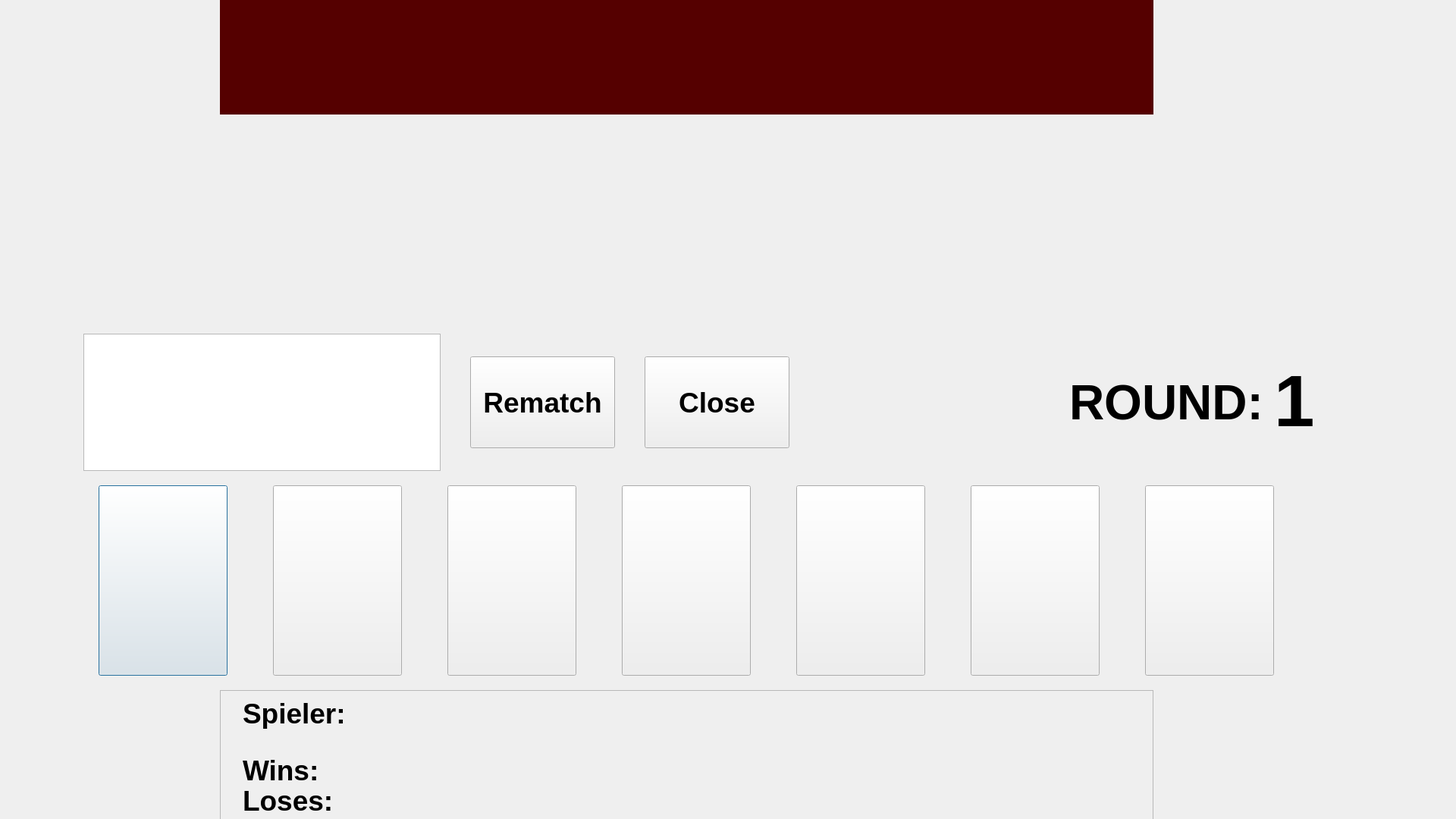
<?xml version="1.0" encoding="UTF-8"?>
<ui version="4.0">
 <class>Gladiatormain</class>
 <widget class="QDialog" name="Gladiatormain">
  <property name="geometry">
   <rect>
    <x>0</x>
    <y>0</y>
    <width>1920</width>
    <height>1080</height>
   </rect>
  </property>
  <property name="minimumSize">
   <size>
    <width>1280</width>
    <height>720</height>
   </size>
  </property>
  <property name="maximumSize">
   <size>
    <width>1920</width>
    <height>1080</height>
   </size>
  </property>
  <property name="windowTitle">
   <string>Dialog</string>
  </property>
  <property name="styleSheet">
   <string notr="true">border-image: url(:/images/images/Arena .jpg);</string>
  </property>
  <widget class="qrightclickbutton" name="btn_card1">
   <property name="geometry">
    <rect>
     <x>130</x>
     <y>640</y>
     <width>170</width>
     <height>251</height>
    </rect>
   </property>
   <property name="styleSheet">
    <string notr="true">border-image: url(:/images/images/Blaues Team Bounty Hunter.png);</string>
   </property>
   <property name="text">
    <string/>
   </property>
  </widget>
  <widget class="qrightclickbutton" name="btn_card2">
   <property name="geometry">
    <rect>
     <x>360</x>
     <y>640</y>
     <width>170</width>
     <height>251</height>
    </rect>
   </property>
   <property name="styleSheet">
    <string notr="true">border-image: url(:/images/images/Blaues Team Guardian.png);</string>
   </property>
   <property name="text">
    <string/>
   </property>
  </widget>
  <widget class="qrightclickbutton" name="btn_card3">
   <property name="geometry">
    <rect>
     <x>590</x>
     <y>640</y>
     <width>170</width>
     <height>251</height>
    </rect>
   </property>
   <property name="styleSheet">
    <string notr="true">border-image: url(:/images/images/Blaues Team Vikinger.png);</string>
   </property>
   <property name="text">
    <string/>
   </property>
  </widget>
  <widget class="qrightclickbutton" name="btn_card4">
   <property name="geometry">
    <rect>
     <x>820</x>
     <y>640</y>
     <width>170</width>
     <height>251</height>
    </rect>
   </property>
   <property name="styleSheet">
    <string notr="true">border-image: url(:/images/images/Blaues Team King Arthur.png);</string>
   </property>
   <property name="text">
    <string/>
   </property>
  </widget>
  <widget class="qrightclickbutton" name="btn_card5">
   <property name="geometry">
    <rect>
     <x>1050</x>
     <y>640</y>
     <width>170</width>
     <height>251</height>
    </rect>
   </property>
   <property name="styleSheet">
    <string notr="true">border-image: url(:/images/images/Blaues Team God Of Nature.png);</string>
   </property>
   <property name="text">
    <string/>
   </property>
  </widget>
  <widget class="qrightclickbutton" name="btn_card6">
   <property name="geometry">
    <rect>
     <x>1280</x>
     <y>640</y>
     <width>170</width>
     <height>251</height>
    </rect>
   </property>
   <property name="styleSheet">
    <string notr="true">border-image: url(:/images/images/Blaues Team Mechaknight.png);</string>
   </property>
   <property name="text">
    <string/>
   </property>
  </widget>
  <widget class="qrightclickbutton" name="btn_card7">
   <property name="geometry">
    <rect>
     <x>1510</x>
     <y>640</y>
     <width>170</width>
     <height>251</height>
    </rect>
   </property>
   <property name="styleSheet">
    <string notr="true">border-image: url(:/images/images/Blaues Team Robin Hood.png);</string>
   </property>
   <property name="text">
    <string/>
   </property>
  </widget>
  <widget class="QListWidget" name="listWidget_test">
   <property name="geometry">
    <rect>
     <x>110</x>
     <y>440</y>
     <width>471</width>
     <height>181</height>
    </rect>
   </property>
   <property name="styleSheet">
    <string notr="true">border-image: url(:/images/images/white.png);</string>
   </property>
  </widget>
  <widget class="QLabel" name="lbl_backside_1">
   <property name="geometry">
    <rect>
     <x>130</x>
     <y>170</y>
     <width>170</width>
     <height>251</height>
    </rect>
   </property>
   <property name="autoFillBackground">
    <bool>false</bool>
   </property>
   <property name="styleSheet">
    <string notr="true"/>
   </property>
   <property name="text">
    <string/>
   </property>
   <property name="pixmap">
    <pixmap resource="resources.qrc">:/images/images/Roter Kartenrücken.png</pixmap>
   </property>
   <property name="scaledContents">
    <bool>true</bool>
   </property>
  </widget>
  <widget class="QLabel" name="lbl_backside_2">
   <property name="geometry">
    <rect>
     <x>360</x>
     <y>170</y>
     <width>170</width>
     <height>251</height>
    </rect>
   </property>
   <property name="text">
    <string/>
   </property>
   <property name="pixmap">
    <pixmap resource="resources.qrc">:/images/images/Roter Kartenrücken.png</pixmap>
   </property>
   <property name="scaledContents">
    <bool>true</bool>
   </property>
  </widget>
  <widget class="QLabel" name="lbl_backside_3">
   <property name="geometry">
    <rect>
     <x>590</x>
     <y>170</y>
     <width>170</width>
     <height>251</height>
    </rect>
   </property>
   <property name="text">
    <string/>
   </property>
   <property name="pixmap">
    <pixmap resource="resources.qrc">:/images/images/Roter Kartenrücken.png</pixmap>
   </property>
   <property name="scaledContents">
    <bool>true</bool>
   </property>
  </widget>
  <widget class="QLabel" name="lbl_backside_4">
   <property name="geometry">
    <rect>
     <x>820</x>
     <y>170</y>
     <width>170</width>
     <height>251</height>
    </rect>
   </property>
   <property name="text">
    <string/>
   </property>
   <property name="pixmap">
    <pixmap resource="resources.qrc">:/images/images/Roter Kartenrücken.png</pixmap>
   </property>
   <property name="scaledContents">
    <bool>true</bool>
   </property>
  </widget>
  <widget class="QLabel" name="lbl_backside_5">
   <property name="geometry">
    <rect>
     <x>1050</x>
     <y>170</y>
     <width>170</width>
     <height>251</height>
    </rect>
   </property>
   <property name="text">
    <string/>
   </property>
   <property name="pixmap">
    <pixmap resource="resources.qrc">:/images/images/Roter Kartenrücken.png</pixmap>
   </property>
   <property name="scaledContents">
    <bool>true</bool>
   </property>
  </widget>
  <widget class="QLabel" name="lbl_backside_6">
   <property name="geometry">
    <rect>
     <x>1280</x>
     <y>170</y>
     <width>170</width>
     <height>251</height>
    </rect>
   </property>
   <property name="text">
    <string/>
   </property>
   <property name="pixmap">
    <pixmap resource="resources.qrc">:/images/images/Roter Kartenrücken.png</pixmap>
   </property>
   <property name="scaledContents">
    <bool>true</bool>
   </property>
  </widget>
  <widget class="QLabel" name="lbl_backside_7">
   <property name="geometry">
    <rect>
     <x>1510</x>
     <y>170</y>
     <width>170</width>
     <height>251</height>
    </rect>
   </property>
   <property name="text">
    <string/>
   </property>
   <property name="pixmap">
    <pixmap resource="resources.qrc">:/images/images/Roter Kartenrücken.png</pixmap>
   </property>
   <property name="scaledContents">
    <bool>true</bool>
   </property>
  </widget>
  <widget class="QPushButton" name="btn_Rematch">
   <property name="geometry">
    <rect>
     <x>620</x>
     <y>470</y>
     <width>191</width>
     <height>121</height>
    </rect>
   </property>
   <property name="font">
    <font>
     <pointsize>28</pointsize>
     <weight>75</weight>
     <bold>true</bold>
    </font>
   </property>
   <property name="autoFillBackground">
    <bool>false</bool>
   </property>
   <property name="styleSheet">
    <string notr="true">border-image: url(:/images/images/white.png);</string>
   </property>
   <property name="text">
    <string>Rematch</string>
   </property>
  </widget>
  <widget class="QPushButton" name="btn_Close">
   <property name="geometry">
    <rect>
     <x>850</x>
     <y>470</y>
     <width>191</width>
     <height>121</height>
    </rect>
   </property>
   <property name="font">
    <font>
     <pointsize>28</pointsize>
     <weight>75</weight>
     <bold>true</bold>
    </font>
   </property>
   <property name="autoFillBackground">
    <bool>false</bool>
   </property>
   <property name="styleSheet">
    <string notr="true">border-image: url(:/images/images/white.png);</string>
   </property>
   <property name="text">
    <string>Close</string>
   </property>
  </widget>
  <widget class="QLabel" name="lbl_Count">
   <property name="geometry">
    <rect>
     <x>1680</x>
     <y>460</y>
     <width>131</width>
     <height>141</height>
    </rect>
   </property>
   <property name="font">
    <font>
     <pointsize>72</pointsize>
     <weight>75</weight>
     <bold>true</bold>
    </font>
   </property>
   <property name="layoutDirection">
    <enum>Qt::LeftToRight</enum>
   </property>
   <property name="autoFillBackground">
    <bool>false</bool>
   </property>
   <property name="styleSheet">
    <string notr="true">background:transparent;</string>
   </property>
   <property name="frameShadow">
    <enum>QFrame::Plain</enum>
   </property>
   <property name="text">
    <string>1</string>
   </property>
   <property name="textFormat">
    <enum>Qt::RichText</enum>
   </property>
  </widget>
  <widget class="QLabel" name="lbl_BlueHPBar">
   <property name="geometry">
    <rect>
     <x>290</x>
     <y>910</y>
     <width>1231</width>
     <height>221</height>
    </rect>
   </property>
   <property name="autoFillBackground">
    <bool>false</bool>
   </property>
   <property name="frameShape">
    <enum>QFrame::StyledPanel</enum>
   </property>
   <property name="text">
    <string/>
   </property>
   <property name="pixmap">
    <pixmap resource="resources.qrc">:/images/images/Hintergrund Blau.png</pixmap>
   </property>
  </widget>
  <widget class="QLabel" name="lbl_RedHPBar">
   <property name="geometry">
    <rect>
     <x>290</x>
     <y>-130</y>
     <width>1231</width>
     <height>281</height>
    </rect>
   </property>
   <property name="autoFillBackground">
    <bool>false</bool>
   </property>
   <property name="styleSheet">
    <string notr="true">background-color: rgb(85, 0, 0);</string>
   </property>
   <property name="text">
    <string/>
   </property>
   <property name="pixmap">
    <pixmap resource="resources.qrc">:/images/images/Hintergrund Rot.png</pixmap>
   </property>
  </widget>
  <widget class="QLabel" name="lbl_CountBackground">
   <property name="geometry">
    <rect>
     <x>1380</x>
     <y>460</y>
     <width>441</width>
     <height>141</height>
    </rect>
   </property>
   <property name="text">
    <string/>
   </property>
   <property name="pixmap">
    <pixmap resource="resources.qrc">:/images/images/Grau.png</pixmap>
   </property>
  </widget>
  <widget class="QLabel" name="lbl_Round">
   <property name="geometry">
    <rect>
     <x>1410</x>
     <y>460</y>
     <width>261</width>
     <height>141</height>
    </rect>
   </property>
   <property name="font">
    <font>
     <pointsize>48</pointsize>
     <weight>75</weight>
     <bold>true</bold>
    </font>
   </property>
   <property name="text">
    <string>ROUND:</string>
   </property>
  </widget>
  <widget class="QLabel" name="lbl_BlueHP1">
   <property name="geometry">
    <rect>
     <x>610</x>
     <y>940</y>
     <width>101</width>
     <height>91</height>
    </rect>
   </property>
   <property name="text">
    <string/>
   </property>
   <property name="pixmap">
    <pixmap resource="resources.qrc">:/images/images/heart_blue.png</pixmap>
   </property>
  </widget>
  <widget class="QLabel" name="lbl_BlueHP2">
   <property name="geometry">
    <rect>
     <x>740</x>
     <y>940</y>
     <width>101</width>
     <height>91</height>
    </rect>
   </property>
   <property name="text">
    <string/>
   </property>
   <property name="pixmap">
    <pixmap resource="resources.qrc">:/images/images/heart_blue.png</pixmap>
   </property>
  </widget>
  <widget class="QLabel" name="lbl_BlueHP3">
   <property name="geometry">
    <rect>
     <x>870</x>
     <y>940</y>
     <width>101</width>
     <height>91</height>
    </rect>
   </property>
   <property name="text">
    <string/>
   </property>
   <property name="pixmap">
    <pixmap resource="resources.qrc">:/images/images/heart_blue.png</pixmap>
   </property>
  </widget>
  <widget class="QLabel" name="lbl_BlueHP4">
   <property name="geometry">
    <rect>
     <x>1000</x>
     <y>940</y>
     <width>101</width>
     <height>91</height>
    </rect>
   </property>
   <property name="text">
    <string/>
   </property>
   <property name="pixmap">
    <pixmap resource="resources.qrc">:/images/images/heart_blue.png</pixmap>
   </property>
  </widget>
  <widget class="QLabel" name="lbl_BlueHP5">
   <property name="geometry">
    <rect>
     <x>1130</x>
     <y>940</y>
     <width>101</width>
     <height>91</height>
    </rect>
   </property>
   <property name="text">
    <string/>
   </property>
   <property name="pixmap">
    <pixmap resource="resources.qrc">:/images/images/heart_blue.png</pixmap>
   </property>
  </widget>
  <widget class="QLabel" name="lbl_BlueHP6">
   <property name="geometry">
    <rect>
     <x>1260</x>
     <y>940</y>
     <width>101</width>
     <height>91</height>
    </rect>
   </property>
   <property name="text">
    <string/>
   </property>
   <property name="pixmap">
    <pixmap resource="resources.qrc">:/images/images/heart_blue.png</pixmap>
   </property>
  </widget>
  <widget class="QLabel" name="lbl_BlueHP7">
   <property name="geometry">
    <rect>
     <x>1390</x>
     <y>940</y>
     <width>101</width>
     <height>91</height>
    </rect>
   </property>
   <property name="autoFillBackground">
    <bool>false</bool>
   </property>
   <property name="text">
    <string/>
   </property>
   <property name="pixmap">
    <pixmap resource="resources.qrc">:/images/images/heart_blue.png</pixmap>
   </property>
  </widget>
  <widget class="QLabel" name="lbl_RedHP2">
   <property name="geometry">
    <rect>
     <x>740</x>
     <y>30</y>
     <width>101</width>
     <height>91</height>
    </rect>
   </property>
   <property name="text">
    <string/>
   </property>
   <property name="pixmap">
    <pixmap resource="resources.qrc">:/images/images/heart_red.png</pixmap>
   </property>
  </widget>
  <widget class="QLabel" name="lbl_RedHP1">
   <property name="geometry">
    <rect>
     <x>610</x>
     <y>30</y>
     <width>101</width>
     <height>91</height>
    </rect>
   </property>
   <property name="text">
    <string/>
   </property>
   <property name="pixmap">
    <pixmap resource="resources.qrc">:/images/images/heart_red.png</pixmap>
   </property>
  </widget>
  <widget class="QLabel" name="lbl_RedHP7">
   <property name="geometry">
    <rect>
     <x>1390</x>
     <y>30</y>
     <width>101</width>
     <height>91</height>
    </rect>
   </property>
   <property name="autoFillBackground">
    <bool>false</bool>
   </property>
   <property name="text">
    <string/>
   </property>
   <property name="pixmap">
    <pixmap resource="resources.qrc">:/images/images/heart_red.png</pixmap>
   </property>
   <property name="scaledContents">
    <bool>false</bool>
   </property>
  </widget>
  <widget class="QLabel" name="lbl_RedHP4">
   <property name="geometry">
    <rect>
     <x>1000</x>
     <y>30</y>
     <width>101</width>
     <height>91</height>
    </rect>
   </property>
   <property name="text">
    <string/>
   </property>
   <property name="pixmap">
    <pixmap resource="resources.qrc">:/images/images/heart_red.png</pixmap>
   </property>
  </widget>
  <widget class="QLabel" name="lbl_RedHP5">
   <property name="geometry">
    <rect>
     <x>1130</x>
     <y>30</y>
     <width>101</width>
     <height>91</height>
    </rect>
   </property>
   <property name="text">
    <string/>
   </property>
   <property name="pixmap">
    <pixmap resource="resources.qrc">:/images/images/heart_red.png</pixmap>
   </property>
  </widget>
  <widget class="QLabel" name="lbl_RedHP3">
   <property name="geometry">
    <rect>
     <x>870</x>
     <y>30</y>
     <width>101</width>
     <height>91</height>
    </rect>
   </property>
   <property name="text">
    <string/>
   </property>
   <property name="pixmap">
    <pixmap resource="resources.qrc">:/images/images/heart_red.png</pixmap>
   </property>
  </widget>
  <widget class="QLabel" name="lbl_RedHP6">
   <property name="geometry">
    <rect>
     <x>1260</x>
     <y>30</y>
     <width>101</width>
     <height>91</height>
    </rect>
   </property>
   <property name="text">
    <string/>
   </property>
   <property name="pixmap">
    <pixmap resource="resources.qrc">:/images/images/heart_red.png</pixmap>
   </property>
  </widget>
  <widget class="QLabel" name="lbl_Username">
   <property name="geometry">
    <rect>
     <x>320</x>
     <y>960</y>
     <width>241</width>
     <height>41</height>
    </rect>
   </property>
   <property name="font">
    <font>
     <pointsize>28</pointsize>
     <weight>75</weight>
     <bold>true</bold>
    </font>
   </property>
   <property name="text">
    <string/>
   </property>
  </widget>
  <widget class="QLabel" name="lbl_Player">
   <property name="geometry">
    <rect>
     <x>320</x>
     <y>920</y>
     <width>241</width>
     <height>41</height>
    </rect>
   </property>
   <property name="font">
    <font>
     <pointsize>28</pointsize>
     <weight>75</weight>
     <bold>true</bold>
    </font>
   </property>
   <property name="text">
    <string>Spieler:</string>
   </property>
  </widget>
  <widget class="QLabel" name="lbl_Wins">
   <property name="geometry">
    <rect>
     <x>320</x>
     <y>1000</y>
     <width>111</width>
     <height>31</height>
    </rect>
   </property>
   <property name="font">
    <font>
     <pointsize>28</pointsize>
     <weight>75</weight>
     <bold>true</bold>
    </font>
   </property>
   <property name="text">
    <string>Wins:</string>
   </property>
  </widget>
  <widget class="QLabel" name="lbl_WinCount">
   <property name="geometry">
    <rect>
     <x>430</x>
     <y>1000</y>
     <width>81</width>
     <height>31</height>
    </rect>
   </property>
   <property name="font">
    <font>
     <pointsize>28</pointsize>
     <weight>75</weight>
     <bold>true</bold>
    </font>
   </property>
   <property name="text">
    <string/>
   </property>
  </widget>
  <widget class="QLabel" name="lbl_Loses">
   <property name="geometry">
    <rect>
     <x>320</x>
     <y>1040</y>
     <width>121</width>
     <height>31</height>
    </rect>
   </property>
   <property name="font">
    <font>
     <pointsize>28</pointsize>
     <weight>75</weight>
     <bold>true</bold>
    </font>
   </property>
   <property name="text">
    <string>Loses:</string>
   </property>
  </widget>
  <widget class="QLabel" name="lbl_LoseCount">
   <property name="geometry">
    <rect>
     <x>440</x>
     <y>1040</y>
     <width>71</width>
     <height>31</height>
    </rect>
   </property>
   <property name="font">
    <font>
     <pointsize>28</pointsize>
     <weight>75</weight>
     <bold>true</bold>
    </font>
   </property>
   <property name="text">
    <string/>
   </property>
  </widget>
  <zorder>btn_card1</zorder>
  <zorder>btn_card2</zorder>
  <zorder>btn_card3</zorder>
  <zorder>btn_card4</zorder>
  <zorder>btn_card5</zorder>
  <zorder>btn_card6</zorder>
  <zorder>btn_card7</zorder>
  <zorder>listWidget_test</zorder>
  <zorder>lbl_backside_1</zorder>
  <zorder>lbl_backside_2</zorder>
  <zorder>lbl_backside_3</zorder>
  <zorder>lbl_backside_4</zorder>
  <zorder>lbl_backside_5</zorder>
  <zorder>lbl_backside_6</zorder>
  <zorder>lbl_backside_7</zorder>
  <zorder>btn_Rematch</zorder>
  <zorder>btn_Close</zorder>
  <zorder>lbl_BlueHPBar</zorder>
  <zorder>lbl_RedHPBar</zorder>
  <zorder>lbl_CountBackground</zorder>
  <zorder>lbl_Count</zorder>
  <zorder>lbl_Round</zorder>
  <zorder>lbl_BlueHP1</zorder>
  <zorder>lbl_BlueHP2</zorder>
  <zorder>lbl_BlueHP3</zorder>
  <zorder>lbl_BlueHP4</zorder>
  <zorder>lbl_BlueHP5</zorder>
  <zorder>lbl_BlueHP6</zorder>
  <zorder>lbl_BlueHP7</zorder>
  <zorder>lbl_RedHP2</zorder>
  <zorder>lbl_RedHP1</zorder>
  <zorder>lbl_RedHP7</zorder>
  <zorder>lbl_RedHP4</zorder>
  <zorder>lbl_RedHP5</zorder>
  <zorder>lbl_RedHP3</zorder>
  <zorder>lbl_RedHP6</zorder>
  <zorder>lbl_Username</zorder>
  <zorder>lbl_Player</zorder>
  <zorder>lbl_Wins</zorder>
  <zorder>lbl_WinCount</zorder>
  <zorder>lbl_Loses</zorder>
  <zorder>lbl_LoseCount</zorder>
 </widget>
 <customwidgets>
  <customwidget>
   <class>qrightclickbutton</class>
   <extends>QPushButton</extends>
   <header>qrightclickbutton.h</header>
   <slots>
    <signal>rightClicked()</signal>
    <slot>onRightClicked()</slot>
   </slots>
  </customwidget>
 </customwidgets>
 <resources>
  <include location="resources.qrc"/>
 </resources>
 <connections/>
</ui>
